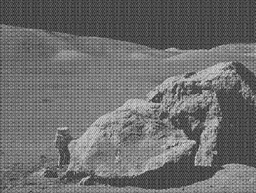
#> input picture moonlanding.png, 256 x 193 px, shrunk from 630 x 474 before the run
$ python fft.py
#> lines starting #> are read from the running program, lines starting #| are printed output that depends on the picture
import argparse
import os
import time

import numpy as np
import matplotlib.pyplot as plt
import cv2
from matplotlib.colors import LogNorm
from numpy import savetxt


def read_input():
    parser = argparse.ArgumentParser()
    parser.add_argument("-m", type=int, dest="mode", default="1", help="choose mode")
    parser.add_argument("-i", type=str, dest="image", default="moonlanding.png",
                        help="choose the image the be processed")

    parsed_args = parser.parse_args()
    return parsed_args


def read_image(f_name):
#> called with f_name = 'moonlanding.png'
    img = cv2.imread(f_name, cv2.IMREAD_GRAYSCALE).astype(float)
#> img: shape (193, 256) float64; min 26, max 224, mean 108.3
    height = img.shape[0]
#> height = 193
    width = img.shape[1]
#> width = 256
    padded_h = np.power(2, np.floor(np.log2(height)) + 1).astype(int)
#> padded_h = 256
    padded_w = np.power(2, np.floor(np.log2(width)) + 1).astype(int)
#> padded_w = 512

    img = cv2.resize(img, (padded_w, padded_h))
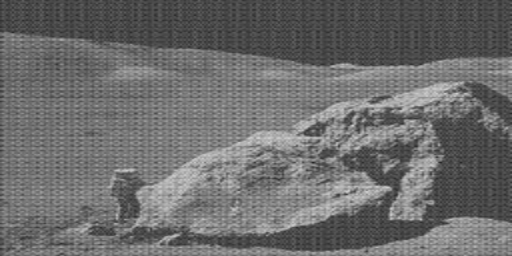
#> img: shape (256, 512) float64; min 37.35, max 206.9, mean 108.3

    return img


# [42 lines left out: functions naive_dft, naive_inverse_dft, naive_2ddft, naive_inverse_2ddft, not called in this run]


def fft(array):
    N = len(array)

    if N == 1:
        return array

    even_part = fft(array[::2])
    odd_part = fft(array[1::2])

    factor = np.exp(-2j * np.pi * np.arange(N) / N)

    sum = np.concatenate([even_part + factor[:int(N / 2)] * odd_part, even_part + factor[int(N / 2):] * odd_part])
    return sum


# [13 lines left out: function inverse_fft, not called in this run]


def fft_2d(array):
    M, N = array.shape
#> M = 256; N = 512
    dft_output = np.zeros((M, N), dtype=np.complex_)

    for m in range(M):
        dft_output[m, :] = fft(array[m, :])
#> this loop made 256 passes

    for n in range(N):
        dft_output[:, n] = fft(dft_output[:, n])

    return dft_output


# [11 lines left out: function inverse_fft_2d, not called in this run]


def mode_one(img):
    f = fft_2d(img)
    print(f)
#> (printed output is left out)

    plt.subplot(121), plt.imshow(img, cmap='gray')
    plt.title('Input Image'), plt.xticks([]), plt.yticks([])
    plt.subplot(122), plt.imshow(np.abs(f), norm=LogNorm(), cmap='gray')
    plt.title('Logarithmic Colormap'), plt.xticks([]), plt.yticks([])
    plt.show()
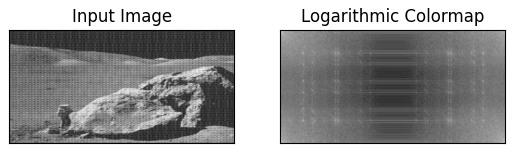
#> figure drawn by matplotlib, 2 panels


# [107 lines left out: functions mode_two, mode_three, mode_four, not called in this run]


if __name__ == "__main__":
    argv = read_input()
    mode = argv.mode
    image = argv.image
    padded_img = read_image(image)

    if mode == 1:
        mode_one(padded_img)
    elif mode == 2:
        mode_two(padded_img)
    elif mode == 3:
        mode_three(padded_img)
    elif mode == 4:
        mode_four(padded_img)
    else:
        print("Invalid Input")

    # [6 lines of commented-out code are left out]
